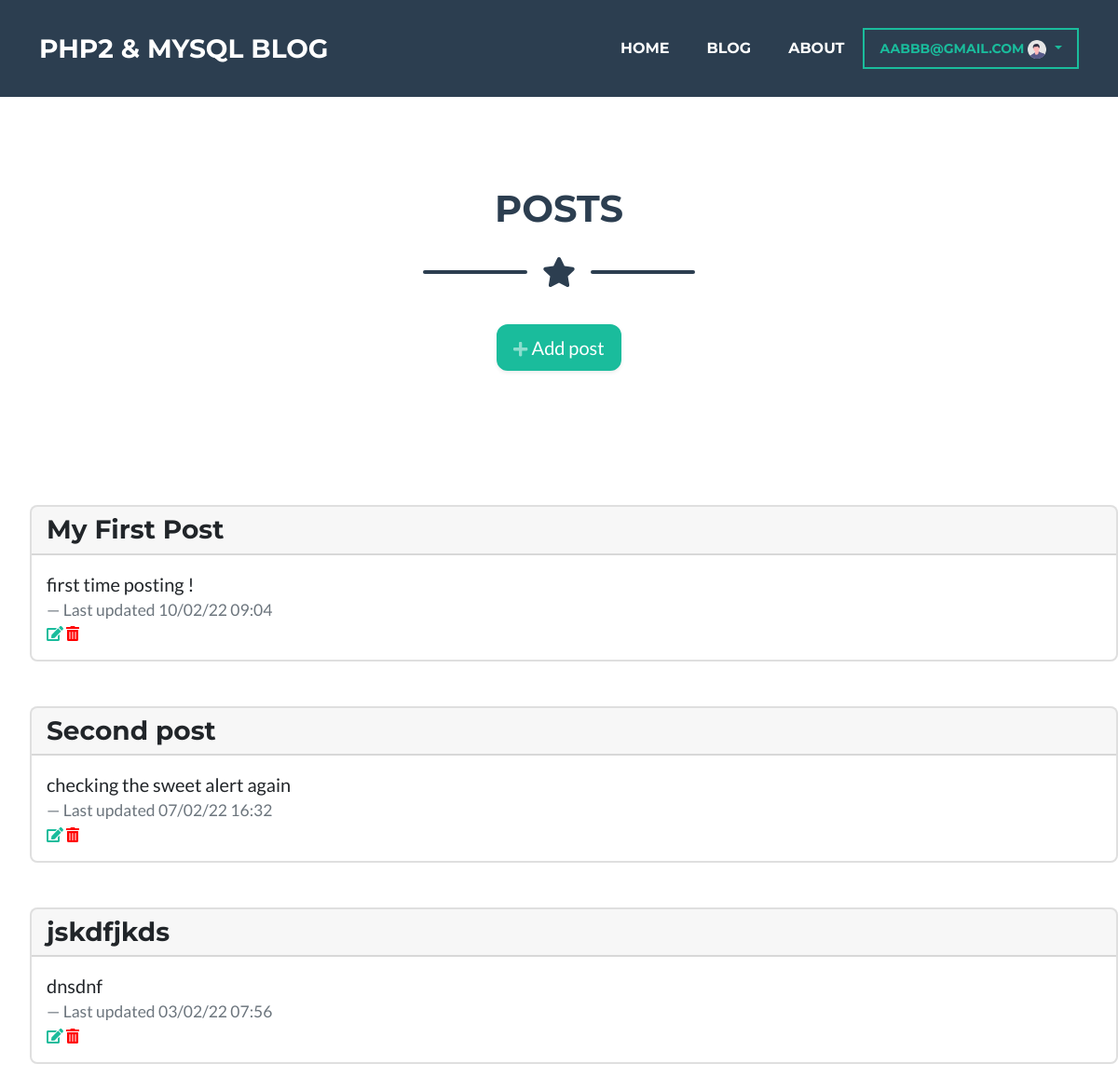
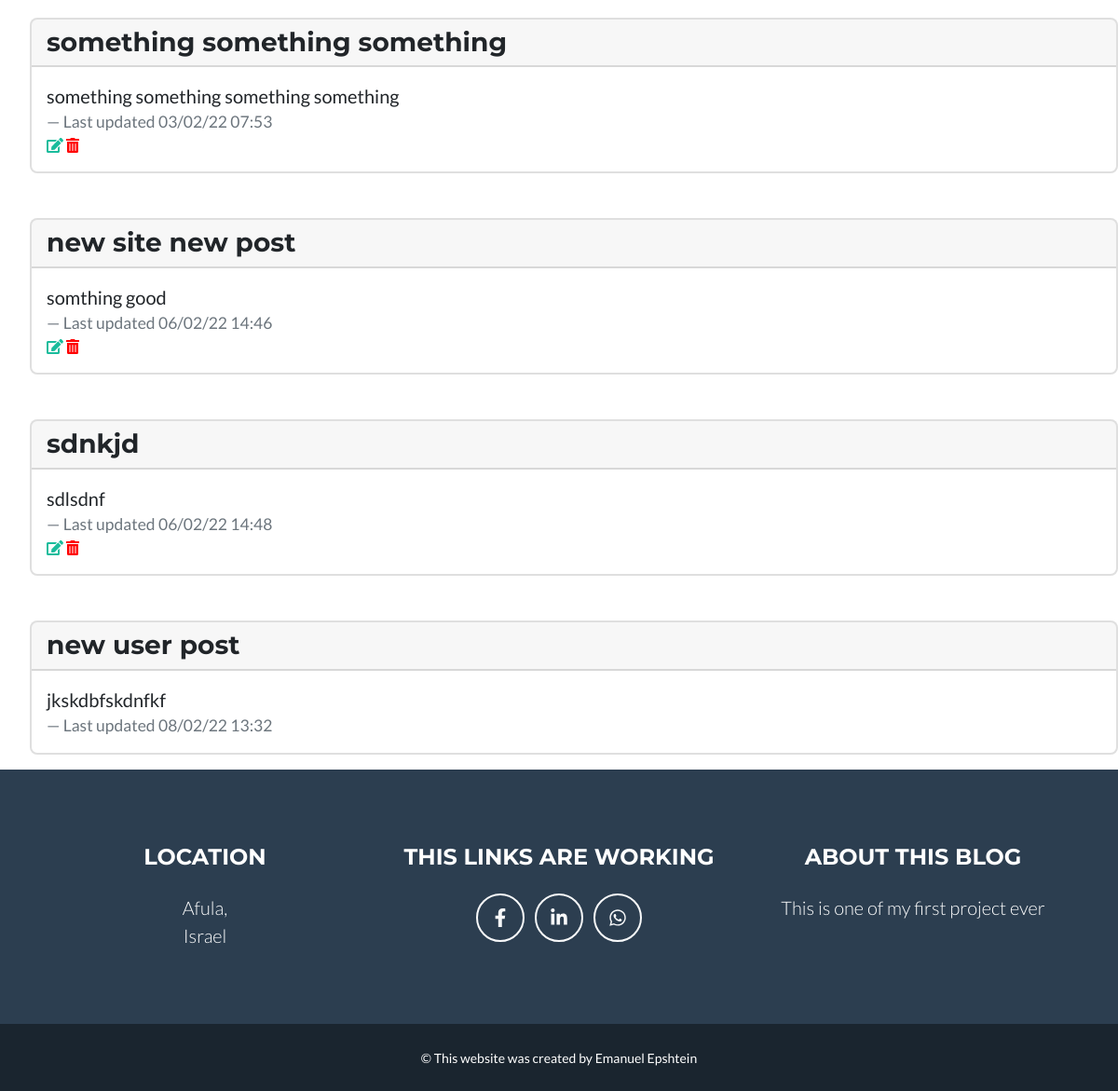
The app's page /blog.php (signed in) with its own data (2 pictures, top to bottom).
### tables this page shows
CREATE TABLE `Posts` (
  `PostId` int(11) NOT NULL,
  `User_id` int(11) DEFAULT NULL,
  `Title` varchar(255) DEFAULT NULL,
  `Article` varchar(255) DEFAULT NULL,
  `Time` varchar(255) DEFAULT NULL
);

### main/main.php (the view, shortened to what this page needs)
<div class="container masthead">
    <header class="text-black text-center">
            <div class="d-flex align-items-center flex-column">
                <h1 class="page-section-heading text-center text-uppercase text-secondary mb-0">Posts</h1>
                <div class="divider-custom ">
                    <div class="divider-custom-line"></div>
                    <div class="divider-custom-icon"><i class="fas fa-star"></i></div>
                    <div class="divider-custom-line"></div>
                </div>
                <a href="?addPost" class="d-none d-sm-inline-block btn btn-lg btn-primary shadow-sm mt-2">
                <i class="fas fa-plus fa-sm text-white-50"></i> Add post</a>
            </div>
    </header>
</div>
<?php
   $link = sql_connect();
   $sql = "SELECT * FROM Posts ORDER BY 'Time' ASC";
   $result = mysqli_query($link, $sql);
?>
<?php if($result && mysqli_num_rows($result) > 0): ?>
      <ul>
        <?php while($row = mysqli_fetch_assoc($result)): ?>
            <div class="card mt-5 mb-3">
             <h3 class="card-header"><?= $row['Title']?></h3>
                <div class="card-body">
                <blockquote class="blockquote mb-0">
                <p><?= $row['Article']?></p>
                <footer class="blockquote-footer">Last updated <?= date('d/m/y H:i', $row['Time'])?></footer>
                </blockquote>
                <?php if (isset($_SESSION['user_id']) && $_SESSION['user_id'] == $row['User_id']) : ?>
                        <a href="./blog?editPost=<?=$row['PostId'] ?>" class="mr-1" style=" cursor: pointer; "><i class="fas fa-edit"></i></a>
                        <a href="./blog?deletePost=<?=$row['PostId'] ?>" class="ml-2" style=" cursor: pointer; color:red;"><i class="fas fa-trash-alt "></i></a>
                        </div>
                 <?php endif ; ?>
                </div>
            </div>
        <?php endwhile; ?>
      </ul>
    <?php endif; ?>

### includes/header.php (shortened to what this page needs)
<!DOCTYPE html>
<html lang="en">
    <head>
        <link href="css/styles.css" rel="stylesheet" />
    </head>

### includes/navbar.php (shortened to what this page needs)
<nav class="navbar navbar-expand-lg bg-secondary text-uppercase fixed-top" id="mainNav">
    <div class="container">
        <a class="navbar-brand" href="#page-top">PHP2 & MySQL Blog</a>
        <div class="collapse navbar-collapse" id="navbarResponsive">
            <ul class="navbar-nav ms-auto">
                <li class="nav-item mx-0 mx-lg-1"><a class="nav-link py-3 px-0 px-lg-3 rounded" href="./index">Home</a></li>
                <li class="nav-item mx-0 mx-lg-1"><a class="nav-link py-3 px-0 px-lg-3 rounded" href="./blog">Blog</a></li>
                <li class="nav-item mx-0 mx-lg-1"><a class="nav-link py-3 px-0 px-lg-3 rounded" href="./about">About</a></li>
            </ul>
            <?php if (isset($_SESSION['user_id'])) : ?>
                <div class="nav-item dropdown no-arrow border border-primary">
                        <a class="nav-link dropdown-toggle" href="#" id="userDropdown" role="button"
                            data-toggle="dropdown" aria-haspopup="true" aria-expanded="false">
                            <span class="mr-2 d-none d-lg-inline text-gray-600 small"><?=$_SESSION['user']['Email']?> </span>
                            <?php
                                $avatarUrl = 'img/undraw_profile.svg';
                             ?>
                            <img class="img-profile rounded" style="width:20px; height:20px;" src="<?php echo $avatarUrl ?>">
                        </a>
                    </div>
            <?php endif ; ?>
        </div>
    </div>
</nav>

### main/switcher.php
<?php
if (isset($_GET['addPost']) || isset($_GET['editPost'])) {
    require './main/post.php';
    return;
}
else {
    require './main/main.php';
}

### includes/footer.php
<footer class="footer text-center">
    <div class="container">
        <div class="row">
            <div class="col-lg-4 mb-5 mb-lg-0">
                <h4 class="text-uppercase mb-4">Location</h4>
                <p class="lead mb-0">
                    Afula,
                    <br />
                    Israel
                </p>
            </div>
            <div class="col-lg-4 mb-5 mb-lg-0">
                <h4 class="text-uppercase mb-4">This links are Working</h4>
                <a class="btn btn-outline-light btn-social mx-1" target="_blank" href="https://www.facebook.com/emanuel.epshtein/"><i class="fab fa-fw fa-facebook-f"></i></a>
                <a class="btn btn-outline-light btn-social mx-1" target="_blank" href="https://www.linkedin.com/in/emanuel-epshtein-352065198/"><i class="fab fa-fw fa-linkedin-in"></i></a>
                <a class="btn btn-outline-light btn-social mx-1" target="_blank" href="whatsapp://send?text=Hello World!&phone=+972543379866"><i class="fab fa-fw fa-whatsapp"></i></a>
            </div>
            <div class="col-lg-4">
                <h4 class="text-uppercase mb-4">About this blog</h4>
                <p class="lead mb-0">
                    This is one of my first project ever
                </p>
            </div>
        </div>
    </div>
</footer>
<div class="copyright py-4 text-center text-white">
    <div class="container"><small> &copy; This website was created by Emanuel Epshtein</small></div>
</div>

### blog.php (shortened to what this page needs)
<?php include './includes/header.php' ?>
<?php include './includes/navbar.php' ?>
<?php require './main/switcher.php' ?>
<?php include './includes/footer.php' ?>
 </html>

### records on screen
posts: Title "My First Post", Article "first time posting !", Time "10/02/22 09:04"
posts: Title "Second post", Article "checking the sweet alert again", Time "07/02/22 16:32"
posts: Title "jskdfjkds", Article "dnsdnf", Time "03/02/22 07:56"
posts: Title "something something something", Article "something something something something", Time "03/02/22 07:53"
posts: Title "new site new post", Article "somthing good", Time "06/02/22 14:46"
posts: Title "sdnkjd", Article "sdlsdnf", Time "06/02/22 14:48"
posts: Title "new user post", Article "jkskdbfskdnfkf", Time "08/02/22 13:32"

### other values on screen
$_SESSION['user']['Email'] "AABBB@GMAIL.COM"
